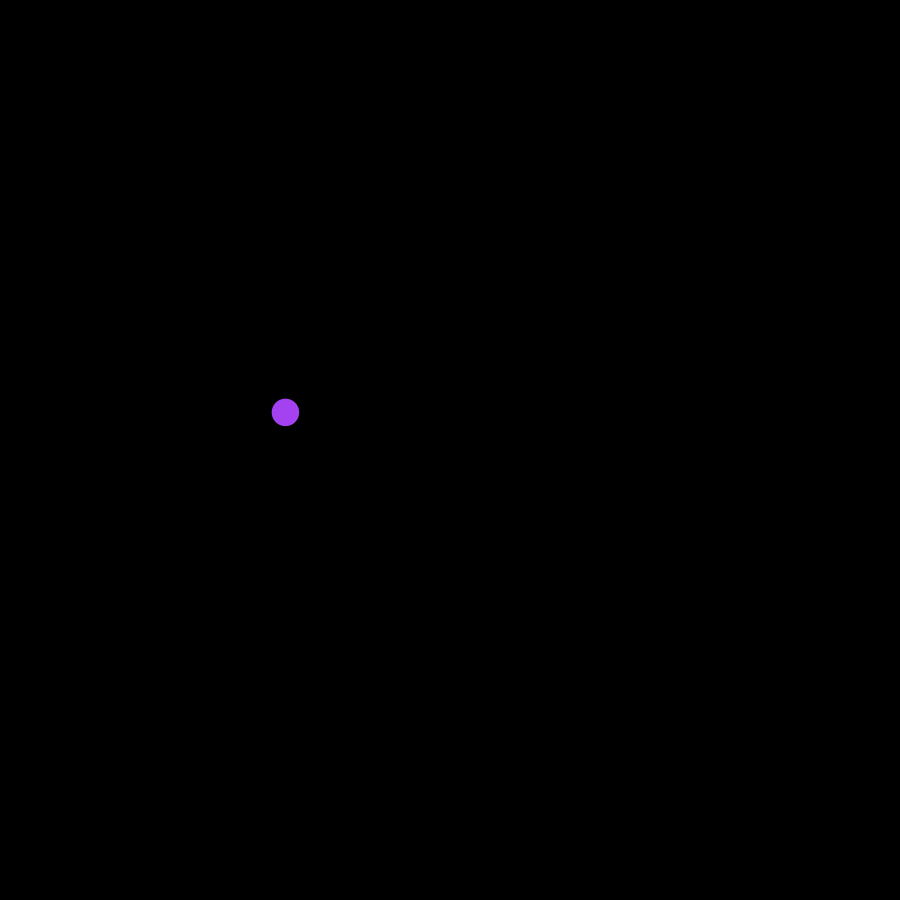
Frame 1 (no input)
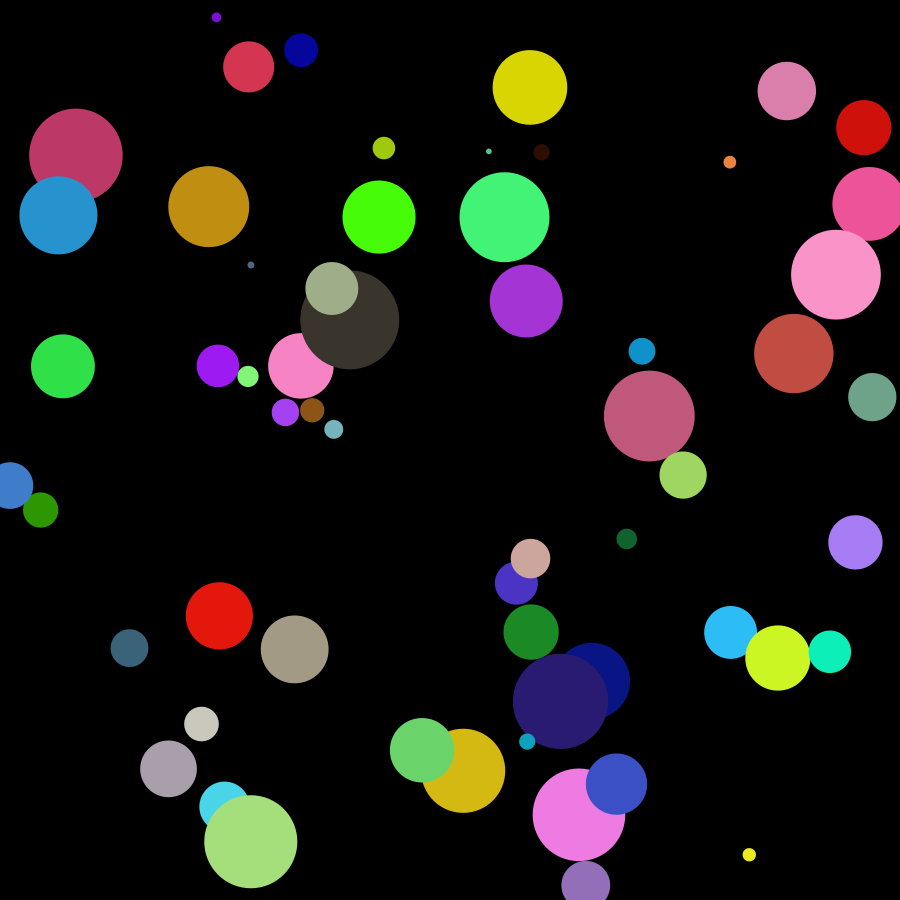
Frame 60 (the mouse pressed at the canvas centre just before this capture)
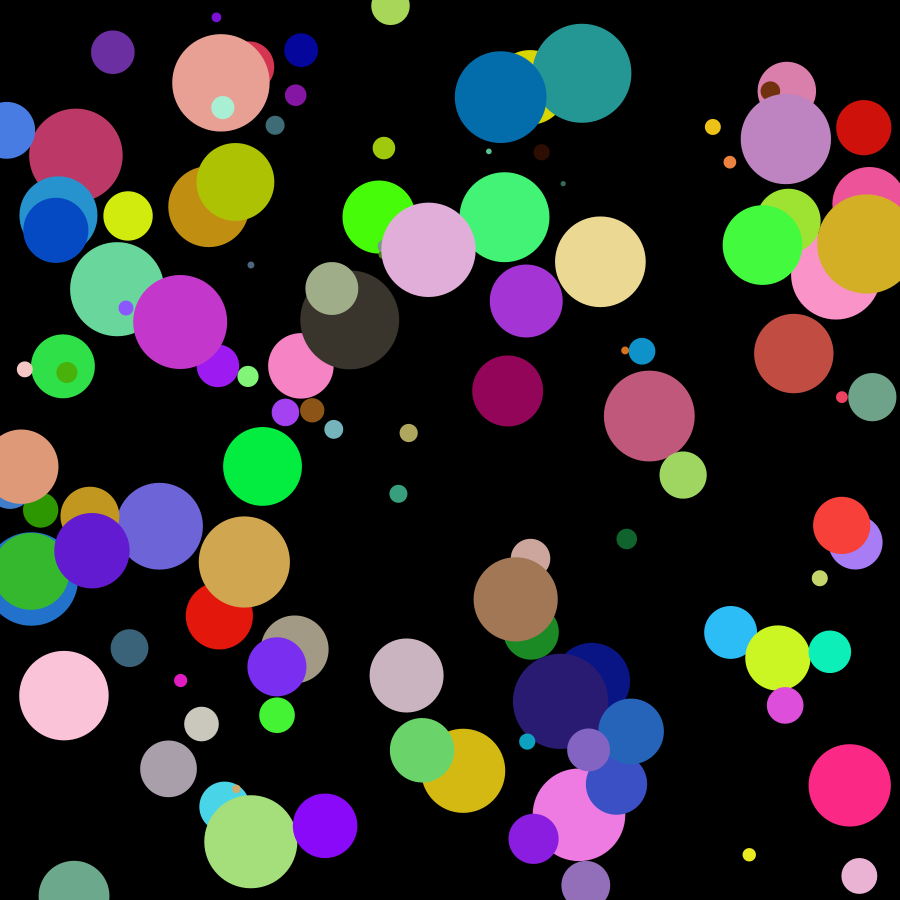
Frame 120 (the mouse held since frame 60 and released just before this capture)

The Processing sketch that drew these frames (run headless with seeded random() and noise(); from frame 60 on, the mouse is pressed at the canvas centre):

// Processing sketch: week1_5
// ── week1_5.pde
float r, g, b;
float sizeX, sizeY;
float posX, posY;

void setup() {
  size(900, 900); 
  background(0);
}

void draw() {
  r = random(0, 255);
  g = random(0, 255);
  b = random(0, 255);
  sizeX = random(5, 100);
  sizeY = random(5, 100);
  posX = random(0, width);
  posY = random(0, height);
  noStroke();
  fill(r, g, b);
  ellipse(posX, posY, sizeX, sizeX);
}
